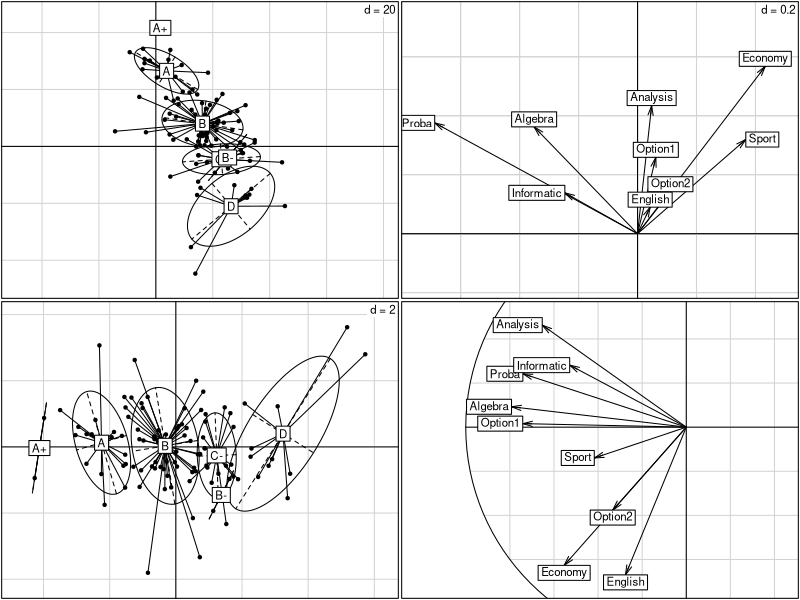
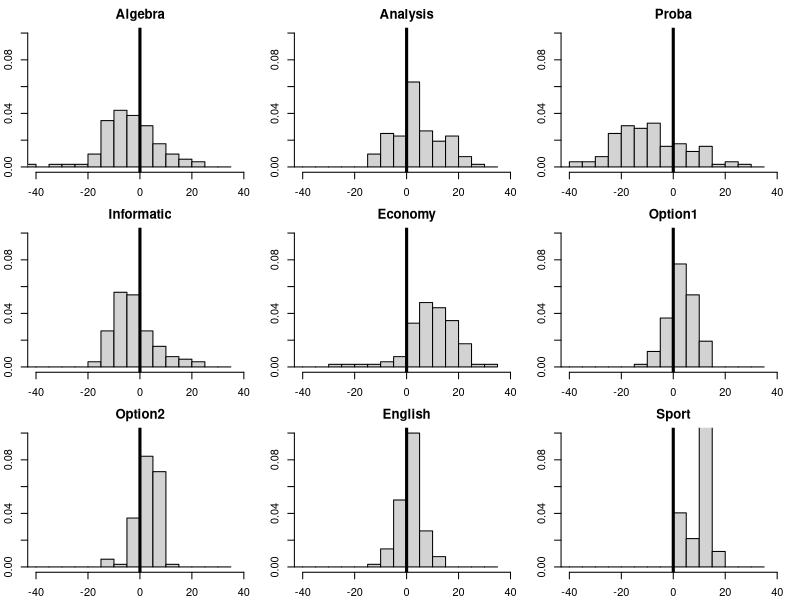

The R script that drew these images, in order:
library(ade4)


### Name: dudi.pca
### Title: Principal Component Analysis
### Aliases: dudi.pca
### Keywords: multivariate

### ** Examples

data(deug)
deug.dudi <- dudi.pca(deug$tab, center = deug$cent, scale = FALSE, scan = FALSE)
deug.dudi1 <- dudi.pca(deug$tab, center = TRUE, scale = TRUE, scan = FALSE)

if(adegraphicsLoaded()) {
  g1 <- s.class(deug.dudi$li, deug$result, plot = FALSE)
  g2 <- s.arrow(deug.dudi$c1, lab = names(deug$tab), plot = FALSE)
  g3 <- s.class(deug.dudi1$li, deug$result, plot = FALSE)
  g4 <- s.corcircle(deug.dudi1$co, lab = names(deug$tab), full = FALSE, plot = FALSE)
  G1 <- rbindADEg(cbindADEg(g1, g2, plot = FALSE), cbindADEg(g3, g4, plot = FALSE), plot = TRUE)
  
  G2 <- s1d.hist(deug.dudi$tab, breaks = seq(-45, 35, by = 5), type = "density", xlim = c(-40, 40), 
    right = FALSE, ylim = c(0, 0.1), porigin.lwd = 2)
    
} else {
  par(mfrow = c(2, 2))
  s.class(deug.dudi$li, deug$result, cpoint = 1)
  s.arrow(deug.dudi$c1, lab = names(deug$tab))
  s.class(deug.dudi1$li, deug$result, cpoint = 1)
  s.corcircle(deug.dudi1$co, lab = names(deug$tab), full = FALSE, box = TRUE)
  par(mfrow = c(1, 1))

  # for interpretations
  par(mfrow = c(3, 3))
  par(mar = c(2.1, 2.1, 2.1, 1.1))
  for(i in 1:9) {
    hist(deug.dudi$tab[,i], xlim = c(-40, 40), breaks = seq(-45, 35, by = 5), 
      prob = TRUE, right = FALSE, main = names(deug$tab)[i], xlab = "", ylim = c(0, 0.10))
  abline(v = 0, lwd = 3)
  }
  par(mfrow = c(1, 1))
}
